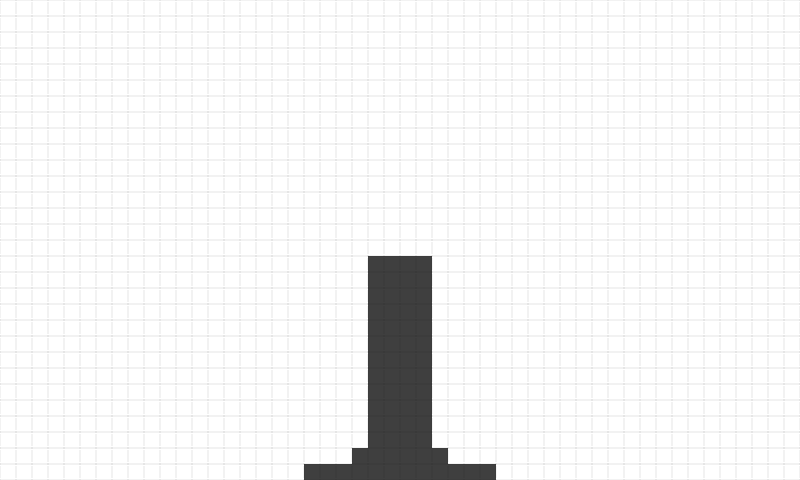

Tiled map render using the project's own tile images. Description and the whole map definition, tile-layer contents included, below:
An orthogonal 50x30 tile map with 16x16 px tiles, 1 tile layer (background) and 2 objects.

<map version="1.0" tiledversion="1.1.3" orientation="orthogonal" renderorder="right-down" width="50" height="30" tilewidth="16" tileheight="16" infinite="0" nextobjectid="11">
 <tileset firstgid="1" name="tileSet" tilewidth="16" tileheight="16" tilecount="4" columns="4">
  <image source="tileSet.png" width="64" height="16" />
 </tileset>
 <layer name="background" width="50" height="30">
  <data encoding="csv">
1,1,1,1,1,1,1,1,1,1,1,1,1,1,1,1,1,1,1,1,1,1,1,1,1,1,1,1,1,1,1,1,1,1,1,1,1,1,1,1,1,1,1,1,1,1,1,1,1,1,
1,1,1,1,1,1,1,1,1,1,1,1,1,1,1,1,1,1,1,1,1,1,1,1,1,1,1,1,1,1,1,1,1,1,1,1,1,1,1,1,1,1,1,1,1,1,1,1,1,1,
1,1,1,1,1,1,1,1,1,1,1,1,1,1,1,1,1,1,1,1,1,1,1,1,1,1,1,1,1,1,1,1,1,1,1,1,1,1,1,1,1,1,1,1,1,1,1,1,1,1,
1,1,1,1,1,1,1,1,1,1,1,1,1,1,1,1,1,1,1,1,1,1,1,1,1,1,1,1,1,1,1,1,1,1,1,1,1,1,1,1,1,1,1,1,1,1,1,1,1,1,
1,1,1,1,1,1,1,1,1,1,1,1,1,1,1,1,1,1,1,1,1,1,1,1,1,1,1,1,1,1,1,1,1,1,1,1,1,1,1,1,1,1,1,1,1,1,1,1,1,1,
1,1,1,1,1,1,1,1,1,1,1,1,1,1,1,1,1,1,1,1,1,1,1,1,1,1,1,1,1,1,1,1,1,1,1,1,1,1,1,1,1,1,1,1,1,1,1,1,1,1,
1,1,1,1,1,1,1,1,1,1,1,1,1,1,1,1,1,1,1,1,1,1,1,1,1,1,1,1,1,1,1,1,1,1,1,1,1,1,1,1,1,1,1,1,1,1,1,1,1,1,
1,1,1,1,1,1,1,1,1,1,1,1,1,1,1,1,1,1,1,1,1,1,1,1,1,1,1,1,1,1,1,1,1,1,1,1,1,1,1,1,1,1,1,1,1,1,1,1,1,1,
1,1,1,1,1,1,1,1,1,1,1,1,1,1,1,1,1,1,1,1,1,1,1,1,1,1,1,1,1,1,1,1,1,1,1,1,1,1,1,1,1,1,1,1,1,1,1,1,1,1,
1,1,1,1,1,1,1,1,1,1,1,1,1,1,1,1,1,1,1,1,1,1,1,1,1,1,1,1,1,1,1,1,1,1,1,1,1,1,1,1,1,1,1,1,1,1,1,1,1,1,
1,1,1,1,1,1,1,1,1,1,1,1,1,1,1,1,1,1,1,1,1,1,1,1,1,1,1,1,1,1,1,1,1,1,1,1,1,1,1,1,1,1,1,1,1,1,1,1,1,1,
1,1,1,1,1,1,1,1,1,1,1,1,1,1,1,1,1,1,1,1,1,1,1,1,1,1,1,1,1,1,1,1,1,1,1,1,1,1,1,1,1,1,1,1,1,1,1,1,1,1,
1,1,1,1,1,1,1,1,1,1,1,1,1,1,1,1,1,1,1,1,1,1,1,1,1,1,1,1,1,1,1,1,1,1,1,1,1,1,1,1,1,1,1,1,1,1,1,1,1,1,
1,1,1,1,1,1,1,1,1,1,1,1,1,1,1,1,1,1,1,1,1,1,1,1,1,1,1,1,1,1,1,1,1,1,1,1,1,1,1,1,1,1,1,1,1,1,1,1,1,1,
1,1,1,1,1,1,1,1,1,1,1,1,1,1,1,1,1,1,1,1,1,1,1,1,1,1,1,1,1,1,1,1,1,1,1,1,1,1,1,1,1,1,1,1,1,1,1,1,1,1,
1,1,1,1,1,1,1,1,1,1,1,1,1,1,1,1,1,1,1,1,1,1,1,1,1,1,1,1,1,1,1,1,1,1,1,1,1,1,1,1,1,1,1,1,1,1,1,1,1,1,
1,1,1,1,1,1,1,1,1,1,1,1,1,1,1,1,1,1,1,1,1,1,1,2,2,2,2,1,1,1,1,1,1,1,1,1,1,1,1,1,1,1,1,1,1,1,1,1,1,1,
1,1,1,1,1,1,1,1,1,1,1,1,1,1,1,1,1,1,1,1,1,1,1,2,2,2,2,1,1,1,1,1,1,1,1,1,1,1,1,1,1,1,1,1,1,1,1,1,1,1,
1,1,1,1,1,1,1,1,1,1,1,1,1,1,1,1,1,1,1,1,1,1,1,2,2,2,2,1,1,1,1,1,1,1,1,1,1,1,1,1,1,1,1,1,1,1,1,1,1,1,
1,1,1,1,1,1,1,1,1,1,1,1,1,1,1,1,1,1,1,1,1,1,1,2,2,2,2,1,1,1,1,1,1,1,1,1,1,1,1,1,1,1,1,1,1,1,1,1,1,1,
1,1,1,1,1,1,1,1,1,1,1,1,1,1,1,1,1,1,1,1,1,1,1,2,2,2,2,1,1,1,1,1,1,1,1,1,1,1,1,1,1,1,1,1,1,1,1,1,1,1,
1,1,1,1,1,1,1,1,1,1,1,1,1,1,1,1,1,1,1,1,1,1,1,2,2,2,2,1,1,1,1,1,1,1,1,1,1,1,1,1,1,1,1,1,1,1,1,1,1,1,
1,1,1,1,1,1,1,1,1,1,1,1,1,1,1,1,1,1,1,1,1,1,1,2,2,2,2,1,1,1,1,1,1,1,1,1,1,1,1,1,1,1,1,1,1,1,1,1,1,1,
1,1,1,1,1,1,1,1,1,1,1,1,1,1,1,1,1,1,1,1,1,1,1,2,2,2,2,1,1,1,1,1,1,1,1,1,1,1,1,1,1,1,1,1,1,1,1,1,1,1,
1,1,1,1,1,1,1,1,1,1,1,1,1,1,1,1,1,1,1,1,1,1,1,2,2,2,2,1,1,1,1,1,1,1,1,1,1,1,1,1,1,1,1,1,1,1,1,1,1,1,
1,1,1,1,1,1,1,1,1,1,1,1,1,1,1,1,1,1,1,1,1,1,1,2,2,2,2,1,1,1,1,1,1,1,1,1,1,1,1,1,1,1,1,1,1,1,1,1,1,1,
1,1,1,1,1,1,1,1,1,1,1,1,1,1,1,1,1,1,1,1,1,1,1,2,2,2,2,1,1,1,1,1,1,1,1,1,1,1,1,1,1,1,1,1,1,1,1,1,1,1,
1,1,1,1,1,1,1,1,1,1,1,1,1,1,1,1,1,1,1,1,1,1,1,2,2,2,2,1,1,1,1,1,1,1,1,1,1,1,1,1,1,1,1,1,1,1,1,1,1,1,
1,1,1,1,1,1,1,1,1,1,1,1,1,1,1,1,1,1,1,1,1,1,2,2,2,2,2,2,1,1,1,1,1,1,1,1,1,1,1,1,1,1,1,1,1,1,1,1,1,1,
1,1,1,1,1,1,1,1,1,1,1,1,1,1,1,1,1,1,1,2,2,2,2,2,2,2,2,2,2,2,2,1,1,1,1,1,1,1,1,1,1,1,1,1,1,1,1,1,1,1
</data>
 </layer>
 <objectgroup name="object">
  <object id="9" x="368" y="256">
   <polygon points="0,0 64,0 48,-96 16,-96" />
  </object>
  <object id="10" x="368" y="256">
   <polyline points="0,0 64,0 64,192 80,192 80,208 128,208 128,224 -64,224 -64,208 -16,208 -16,192 0,192 0,0" />
  </object>
 </objectgroup>
</map>
